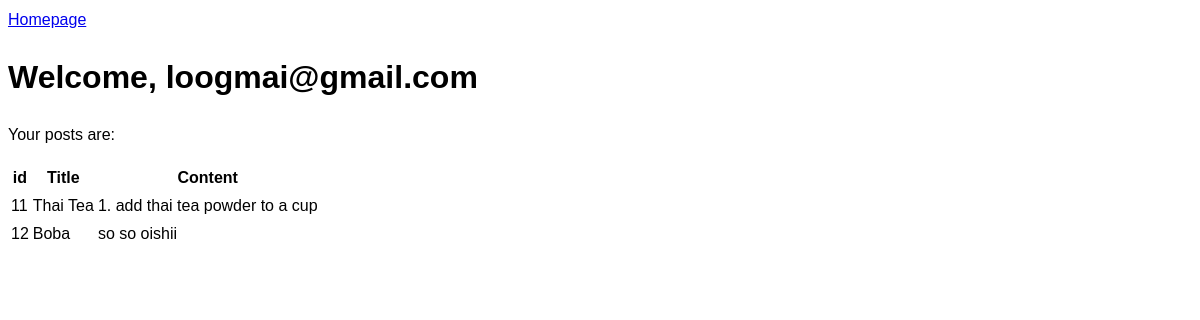
Screenshot of /profile/5 (signed in) with the database file from the repository.
### tables this page shows
CREATE TABLE users (
        id INTEGER PRIMARY KEY,
        email TEXT NOT NULL,
        password TEXT
    );

CREATE TABLE posts (
        id INTEGER PRIMARY KEY,
        title VARCHAR(100),
        content TEXT,
        ingredients TEXT,
        user_id INTEGER,
        FOREIGN KEY (user_id) REFERENCES users(id) on delete cascade 
    );

### main.py (the view)
@app.route('/profile/<user_id>', methods=['GET','POST'])
def profile(user_id:int): #Get the user_id to know which user it is
    if request.cookies.get('user_id'): #Check if user is logged in (For security purposes)
        db = database_worker("social_net.db")
        user,posts = None, None
        user= db.search(f"SELECT * from users where id={user_id}")
        if user:
            posts = db.search(f"select * from posts where user_id={user_id}")
            user = user[0] #remeber db.search returns a list
        return render_template("profile.html", user=user, posts=posts) #Showcases the user name and posts
    else:
        return redirect('login')

### my_lib.py (called while the page is built)
    def search(self, query):
        result = self.cursor.execute(query).fetchall()
        return result

### Templates/profile.html (shortened to what this page needs)
<!DOCTYPE html>
<html lang="en">
<head>
    <link rel="stylesheet" href="/static/home.css">
</head>
<body>
<div>
    <a href = "{{ url_for("home") }}"> Homepage</a>
</div>
{% if user %}
    <h1>Welcome, {{ user[1] }}</h1>
    {% if posts|length > 0 %}
    <p>Your posts are:</p>
    <table>
    <tr>
        <th>id</th>
        <th>Title</th>
        <th>Content</th>
    </tr>
    {% for p in posts %}
    <tr>
        <td>{{ p[0] }}</td>
        <td>{{ p[1].title() }}</td>
        <td>{{ p[2] }}</td>
    </tr>
    {% endfor %}
    </table>
    {% else %}
        <p>You don't have posts yet</p>
    {% endif %}
    {% else %}
    <h1> User does not exist</h1>
{%  endif %}
</body>
</html>

### static/home.css (style rules this page uses)
body { background-color: #FCEADE; background-image: url("/static/Cooking-Home-Collection.jpeg"); background-size: cover; height: 100%; font-family: Arial, sans-serif; font-size: 16px; line-height: 1.5; align-items: center; justify-content: center; background-color: rgba(255, 255, 255, 0.8); }

### rows the page displays
users: email "loogmai@gmail.com"
posts: id "11", title "Thai Tea", content "1. add thai tea powder to a cup"
posts: id "12", title "Boba", content "so so oishii"
